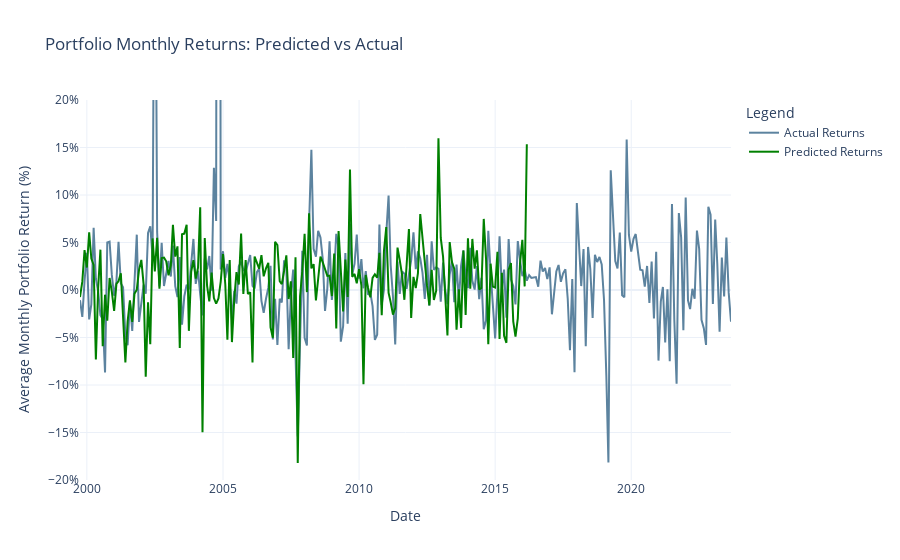

The notebook cell saved with this chart:
### Code cell
# Plotly Visualization
fig = go.Figure()

fig.add_trace(go.Scatter(x=df_time_series.index.tolist(), y=true_avg, mode='lines', name='Actual Returns',
                         line=dict(color='#5c839f', width=2)))
fig.add_trace(go.Scatter(x=df_time_series.index.tolist(), y=pred_avg, mode='lines', name='Predicted Returns',
                         line=dict(color='green')))

# Layout settings
fig.update_layout(
    title="Portfolio Monthly Returns: Predicted vs Actual",
    legend_title="Legend",
    template="plotly_white",
    xaxis=dict(
        title='Date'
    ),
    yaxis=dict(
        title='Average Monthly Portfolio Return (%)',
        tickformat='.0%',
        range=[-0.2,0.2]
    ),
    legend=dict(title="Legend")
)

# Show plot
fig.show()

### Figure 1 — Plotly figure (JSON) as saved in the notebook; plotly's stock layout.template omitted (floating-point values rounded to 4 significant figures; data arrays with more than 128 entries replaced by an {"elided": "..."} marker saying what was removed)
{"data": [{"line": {"color": "#5c839f", "width": 2}, "mode": "lines", "name": "Actual Returns", "x": {"elided": "300 str values"}, "y": {"elided": "288 float values"}, "type": "scatter"}, {"line": {"color": "green"}, "mode": "lines", "name": "Predicted Returns", "x": {"elided": "300 str values"}, "y": {"elided": "288 float values"}, "type": "scatter"}], "layout": {"yaxis": {"title": {"text": "Average Monthly Portfolio Return (%)"}, "tickformat": ".0%", "range": [-0.2, 0.2]}, "title": {"text": "Portfolio Monthly Returns: Predicted vs Actual"}, "legend": {"title": {"text": "Legend"}}, "xaxis": {"title": {"text": "Date"}}}}
